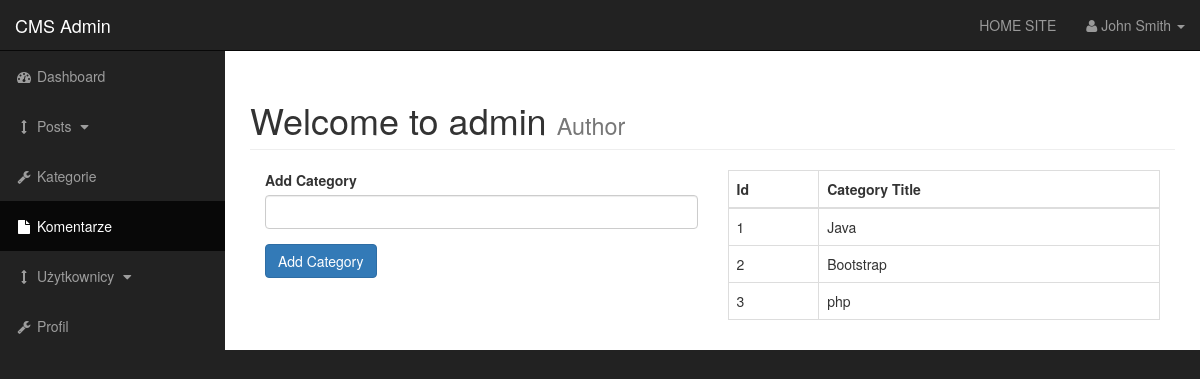
The app's page /admin/categories.php with its own data.
### tables this page shows
CREATE TABLE `categories` (
  `cat_id` int(3) NOT NULL,
  `cat_title` varchar(255) NOT NULL
);

### admin/categories.php (the view, shortened to what this page needs)
<?php include "includes/admin_header.php" ?>
    <div id="wrapper">
        <?php include "includes/admin_navigation.php" ?>
<div id="page-wrapper">
<div class="container-fluid">
    <div class="row">
        <div class="col-lg-12">
            <h1 class="page-header">
                Welcome to admin
                <small>Author</small>
            </h1>
            <div class="col-xs-6">
    <form action="" method="post">
      <div class="form-group">
         <label for="cat-title">Add Category</label>
          <input type="text" class="form-control" name="cat_title">
      </div>
       <div class="form-group">
          <input class="btn btn-primary" type="submit" name="submit" value="Add Category">
      </div>
    </form>
    </div>
            <div class="col-xs-6">
    <table class="table table-bordered table-hover">
        <thead>
            <tr>
                <th>Id</th>
                <th>Category Title</th>
            </tr>
        </thead>
        <tbody>
        <?php
    $query = "SELECT * FROM categories";
    $select_categories = mysqli_query($connection,$query);
    while($row = mysqli_fetch_assoc($select_categories)) {
    $cat_id = $row['cat_id'];
    $cat_title = $row['cat_title'];
    echo "<tr>";
    echo "<td>{$cat_id}</td>";
    echo "<td>{$cat_title}</td>";
    }
?>
        </tbody>
    </table>
                </div>
            </div>
        </div>
    </div>
</div>
    <?php include "includes/admin_footer.php" ?>

### admin/css/sb-admin.css (style rules this page uses)
body { margin-top: 100px; background-color: #222; }
@media (min-width:768px) { body { margin-top: 50px; } }
#wrapper { padding-left: 0; }
#page-wrapper { width: 100%; padding: 0; background-color: #fff; }
@media (min-width:768px) { #wrapper { padding-left: 225px; } }
@media (min-width:768px) { #page-wrapper { padding: 10px; } }

### records on screen
categories: cat_id "1", cat_title "Java"
categories: cat_id "2", cat_title "Bootstrap"
categories: cat_id "3", cat_title "php"
